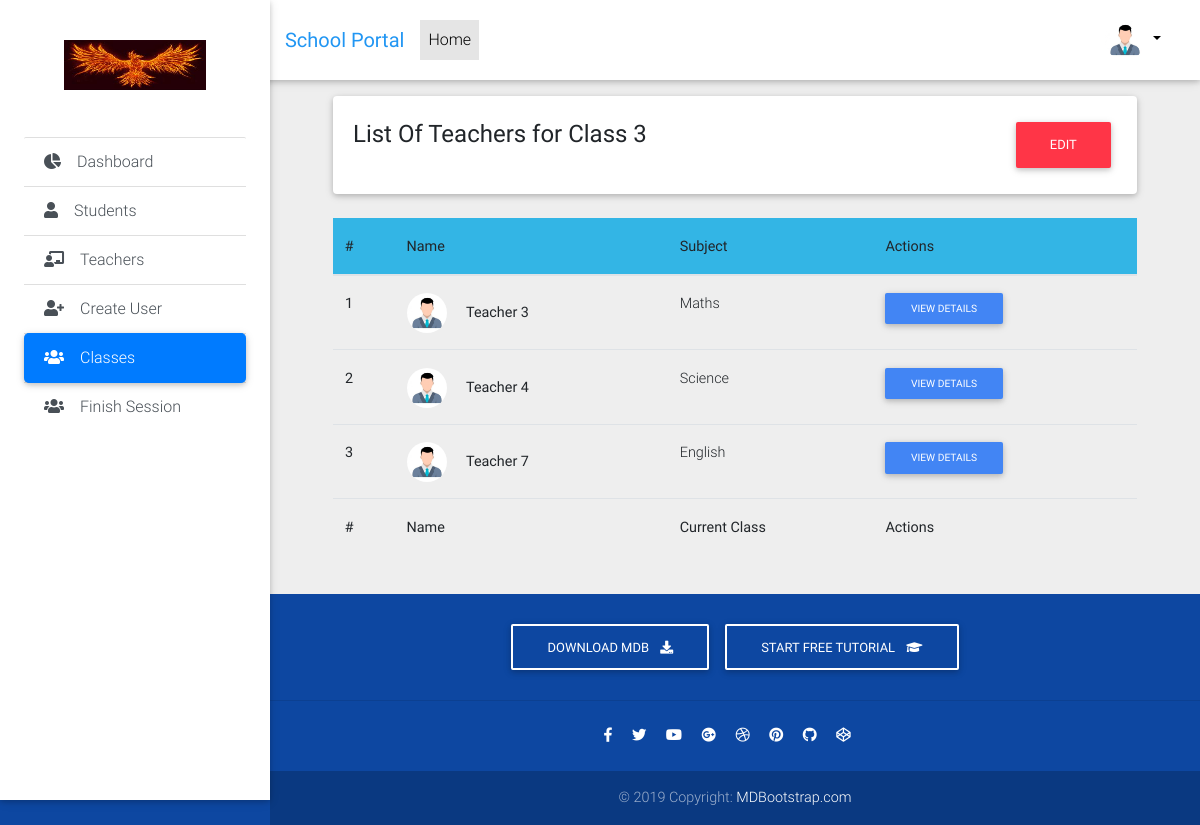
The app's page /admin-portal/classes/3/ (signed in) with its own data.
### core/models.py (models this page shows, shortened)
class Profile(models.Model):
    user = models.OneToOneField(settings.AUTH_USER_MODEL, on_delete=models.CASCADE)
    first_name = models.CharField(max_length=100, blank=True, null=True)
    last_name = models.CharField(max_length=100, blank=True, null=True)
    image = models.ImageField(default='default.jpg', upload_to='profile_pics')
    birthdate = models.DateField(blank=True, null=True)
    age = models.IntegerField(blank=True, null=True)
    date_joined = models.DateField(auto_now_add=True)
    STATUS_CHOICES = [
        ('S', 'Student'),
        ('T', 'Teacher'),
        ('A', 'Admin')
    ]
    status = models.CharField(max_length=1, choices=STATUS_CHOICES, blank=True, null=True)
    class Meta:
        unique_together = ['first_name', 'last_name']

class Teacher(models.Model):
    profile = models.OneToOneField(Profile, on_delete=models.CASCADE)
    TEACHER_SUBJECTS = [
        ('M', 'Maths'),
        ('S', 'Science'),
        ('E', 'English')
    ]
    subject = models.CharField(max_length=1, choices=TEACHER_SUBJECTS)
    classes = models.ManyToManyField(to='Class')

### core/views.py (the view)
# urls.py: path('admin-portal/classes/<int:grade>/', class_detail_view, name='class-detail'),
@login_required
def class_detail_view(request, grade):
    if request.user.profile.status == 'A':
        class_grade = Class.objects.get(grade=grade)
        teachers = class_grade.teacher_set.all()
        context = {
            'teachers': teachers,
            'grade': grade
        }
        return render(request, 'class-detail.html', context)
    else:
        raise PermissionDenied

### templates/class-detail.html (shortened to what this page needs)
{% extends 'adminbase.html' %}
{% block active5 %}active
{% endblock active5 %}
{% block content %}
<main class="pt-5 mx-lg-5">
    <div class="container-fluid mt-5">
        <div class="card mb-4 wow fadeIn">
            <div class="card-body d-sm-flex justify-content-between">
                <h4 class="mb-2 mb-sm-0 pt-1">
                    <span>List Of Teachers for Class {{ grade }}</span>
                </h4>
                <a class="btn btn-danger" href="{% url 'core:edit-class-teachers' grade %}">Edit</a>
            </div>
        </div>
        <div class="row">
            <div class="col">
                <table id="dtBasicExample" class="table table-hover" width="100%">
                    <thead class="info-color">
                      <tr>
                        <th class="th-md">#
                        </th>
                        <th class="th-sm">Name
                        </th>
                        <th class="th-sm">Subject
                        </th>
                        <th>Actions
                        </th>
                      </tr>
                    </thead>
                    <tbody>
                        {% for teacher in teachers %}
                        <tr>
                            <th scope="row">{{ forloop.counter }}</th>
                            <td>
                                <img width="40px" src="{{ teacher.profile.image.url }}" class="rounded-circle z-depth-0 mr-3" alt="avatar image">
                                <b>{{ teacher.profile.first_name }} {{ teacher.profile.last_name }}</b>
                            </td>
                            <td>{{ teacher.get_subject_display }}</td>
                            <td><a href="{% url 'core:teacher-detail-admin' teacher.pk %}" class="btn btn-primary btn-sm">View Details</a></td>
                        </tr>
                        {% endfor %}
                    </tbody>
                    <tfoot>
                      <tr>
                        <th>#
                        </th>
                        <th>Name
                        </th>
                        <th>Current Class
                        </th>
                        <th>Actions
                        </th>
                      </tr>
                    </tfoot>
                </table>
            </div>
        </div>
    </div>
</main>
{% endblock content %}

### templates/adminbase.html (shortened to what this page needs)
{% load static %}
<!DOCTYPE html>
<html lang="en">
<head>
  <link rel="stylesheet" href="https://use.fontawesome.com/releases/v5.11.2/css/all.css">
  <link href="{% static 'css/bootstrap.min.css' %}" rel="stylesheet">
  <link href="{% static 'css/mdb.min.css' %}" rel="stylesheet">
  <link href="{% static 'css/style.min.css' %}" rel="stylesheet">
</head>
<body class="grey lighten-3">
  <header>
    <div class="sidebar-fixed position-fixed">
        <a class="logo-wrapper waves-effect">
          <img src="{% static 'img/download.jpg' %}" width="200px" height="150px" class="img-fluid" alt="">
        </a>
        <div class="list-group list-group-flush">
            <a href="{% url 'core:admin-portal' %}" class="list-group-item {% block active %}{% endblock active %} list-group-item-action waves-effect">
                <i class="fas fa-chart-pie mr-3"></i>Dashboard
            </a>
            <a href="{% url 'core:students-admin' %}" class="list-group-item {% block active2 %}{% endblock active2 %} list-group-item-action waves-effect">
                <i class="fas fa-user mr-3"></i>Students</a>
            <a href="{% url 'core:teachers-admin' %}" class="list-group-item {% block active3 %}{% endblock active3 %} list-group-item-action waves-effect">
                <i class="fas fa-chalkboard-teacher mr-3"></i>Teachers</a>
            <a href="{% url 'core:create-user' %}" class="list-group-item {% block active4 %}{% endblock active4 %} list-group-item-action waves-effect">
              <i class="fas fa-user-plus mr-3"></i></i>Create User</a>
            <a href="{% url 'core:classes' %}" class="list-group-item {% block active5 %}{% endblock active5 %} list-group-item-action waves-effect">
              <i class="fas fa-users mr-3"></i>Classes</a>
            <a href="{% url 'core:finish-session' %}" class="list-group-item {% block active6 %}{% endblock active6 %} list-group-item-action waves-effect">
              <i class="fas fa-users mr-3"></i>Finish Session</a>
        </div>
    </div>
    <nav class="navbar fixed-top navbar-expand-lg navbar-light white scrolling-navbar">
      <div class="container-fluid">
        <a class="navbar-brand waves-effect" href="/">
          <strong class="blue-text">School Portal</strong>
        </a>
        <div class="collapse navbar-collapse" id="navbarSupportedContent">
          <ul class="navbar-nav mr-auto">
            <li class="nav-item active">
              <a class="nav-link waves-effect" href="/">Home
              </a>
            </li>
          </ul>
          <ul class="navbar-nav nav-flex-icons">
            {% if user.is_authenticated %}
              <li class="nav-item avatar dropdown">
                <a class="nav-link dropdown-toggle" id="navbarDropdownMenuLink-55" data-toggle="dropdown"
                  aria-haspopup="true" aria-expanded="false">
                  <img width="40px" src="{{ user.profile.image.url }}" class="rounded-circle z-depth-0"
                    alt="avatar image">
                </a>
              </li>
            {% endif %}
          </ul>
        </div>
      </div>
    </nav>
  </header>
{% block content %}
{% endblock content %}
  <footer class="page-footer text-center font-small primary-color-dark darken-2 mt-4 wow fadeIn">
    <div class="pt-4">
      <a class="btn btn-outline-white" href="https://mdbootstrap.com/docs/jquery/getting-started/download/" target="_blank"
        role="button">Download
        MDB
        <i class="fas fa-download ml-2"></i>
      </a>
      <a class="btn btn-outline-white" href="https://mdbootstrap.com/education/bootstrap/" target="_blank" role="button">Start
        free tutorial
        <i class="fas fa-graduation-cap ml-2"></i>
      </a>
    </div>
    <hr class="my-4">
    <div class="pb-4">
      <a href="https://www.facebook.com/mdbootstrap" target="_blank">
        <i class="fab fa-facebook-f mr-3"></i>
      </a>
      <a href="https://twitter.com/MDBootstrap" target="_blank">
        <i class="fab fa-twitter mr-3"></i>
      </a>
      <a href="https://www.youtube.com/watch?v=7MUISDJ5ZZ4" target="_blank">
        <i class="fab fa-youtube mr-3"></i>
      </a>
      <a href="https://plus.google.com/u/0/b/107863090883699620484" target="_blank">
        <i class="fab fa-google-plus mr-3"></i>
      </a>
      <a href="https://dribbble.com/mdbootstrap" target="_blank">
        <i class="fab fa-dribbble mr-3"></i>
      </a>
      <a href="https://pinterest.com/mdbootstrap" target="_blank">
        <i class="fab fa-pinterest mr-3"></i>
      </a>
      <a href="https://github.com/mdbootstrap/bootstrap-material-design" target="_blank">
        <i class="fab fa-github mr-3"></i>
      </a>
      <a href="http://codepen.io/mdbootstrap/" target="_blank">
        <i class="fab fa-codepen mr-3"></i>
      </a>
    </div>
    <div class="footer-copyright py-3">
      © 2019 Copyright:
      <a href="https://mdbootstrap.com/education/bootstrap/" target="_blank"> MDBootstrap.com </a>
    </div>
  </footer>
</body>
</html>

### records on screen
Teacher: profile.image (placeholder picture), profile.first_name "Teacher", profile.last_name "3", subject "Maths"
Teacher: profile.image (placeholder picture), profile.first_name "Teacher", profile.last_name "4", subject "Science"
Teacher: profile.image (placeholder picture), profile.first_name "Teacher", profile.last_name "7", subject "English"

### other values on screen
{{ grade }} "3"
